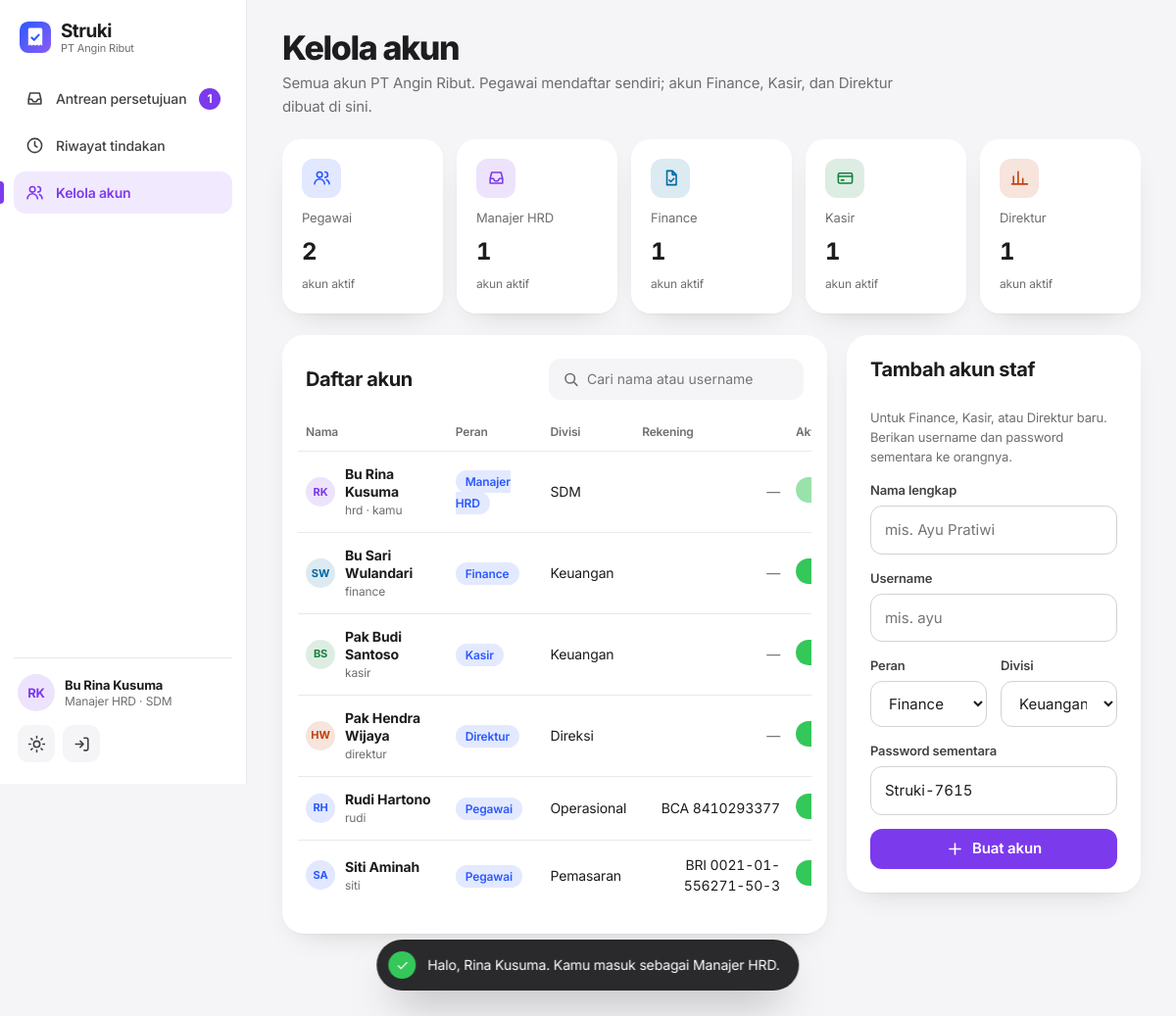
/akun.php (signed in), run on the app's committed database.
### tables this page shows
CREATE TABLE users (
  id           INT AUTO_INCREMENT PRIMARY KEY,
  username     VARCHAR(30)  NOT NULL UNIQUE,
  password     VARCHAR(255) NOT NULL,
  nama         VARCHAR(100) NOT NULL,
  role         ENUM('pegawai','hrd','finance','kasir','direktur') NOT NULL DEFAULT 'pegawai',
  divisi       VARCHAR(50)  NOT NULL,
  bank         VARCHAR(30)  NULL,
  no_rekening  VARCHAR(30)  NULL,
  aktif        TINYINT(1)   NOT NULL DEFAULT 1,
  created_at   TIMESTAMP DEFAULT CURRENT_TIMESTAMP
);

### akun.php (the view, shortened to what this page needs)
<?php
require 'config.php';
require 'partials/list.php';
$u = require_role('hrd');
$form = ['nama' => '', 'username' => '', 'role' => 'finance', 'divisi' => 'Keuangan'];
$peran_staf = ['finance', 'kasir', 'direktur', 'hrd'];
$cari = trim($_GET['q'] ?? '');
$sql = 'SELECT * FROM users' . ($cari !== '' ? ' WHERE nama LIKE ? OR username LIKE ?' : '') . " ORDER BY FIELD(role,'hrd','finance','kasir','direktur','pegawai'), nama";
$st = $pdo->prepare($sql);
$st->execute($cari !== '' ? ["%$cari%", "%$cari%"] : []);
$akun = $st->fetchAll();
$hitung = $pdo->query("SELECT role, COUNT(*) n FROM users WHERE aktif = 1 GROUP BY role")->fetchAll(PDO::FETCH_KEY_PAIR);
$warna = ['pegawai' => '#2B59FF', 'hrd' => '#7C3AED', 'finance' => '#0369A1', 'kasir' => '#15803D', 'direktur' => '#C2410C'];
$pw_saran = 'Struki-' . random_int(1000, 9999);
include 'partials/header.php';
?>
<div class="page-head"><div><h1>Kelola akun</h1><p>Semua akun <?= APP_COMPANY ?>. Pegawai mendaftar sendiri; akun Finance, Kasir, dan Direktur dibuat di sini.</p></div></div>
<div class="tiles five">
  <?php foreach (ROLES as $k => $lbl): ?>
    <?= tile($lbl, (int)($hitung[$k] ?? 0), 'akun aktif', $k === 'pegawai' ? 'users' : ($k === 'direktur' ? 'chart' : ($k === 'kasir' ? 'card' : ($k === 'finance' ? 'docok' : 'inbox'))), $warna[$k]) ?>
  <?php endforeach; ?>
</div>
<div class="cols">
  <section class="card grow">
    <div class="card-head">
      <h2>Daftar akun</h2>
      <form method="get" class="search sm"><?= ico('search') ?><input name="q" value="<?= e($cari) ?>" placeholder="Cari nama atau username" aria-label="Cari akun"></form>
    </div>
    <div class="table-wrap">
      <table class="tbl">
        <thead><tr><th>Nama</th><th>Peran</th><th>Divisi</th><th>Rekening</th><th>Aktif</th></tr></thead>
        <tbody>
        <?php foreach ($akun as $a): ?>
          <tr class="<?= $a['aktif'] ? '' : 'off' ?>">
            <td><span class="who-cell"><span class="avatar sm r-<?= e($a['role']) ?>"><?= e(inisial($a['nama'])) ?></span><span><b><?= e($a['nama']) ?></b><small><?= e($a['username']) ?><?= (int)$a['id'] === (int)$u['id'] ? ' · kamu' : '' ?></small></span></span></td>
            <td><span class="role-tag r-<?= e($a['role']) ?>"><?= e(ROLES[$a['role']]) ?></span></td>
            <td><?= e($a['divisi']) ?></td>
            <td class="num"><?= $a['no_rekening'] ? e($a['bank'] . ' ' . $a['no_rekening']) : '<span class="muted">—</span>' ?></td>
            <td>
              <form method="post"><?= csrf_field() ?><input type="hidden" name="aksi" value="toggle"><input type="hidden" name="id" value="<?= (int)$a['id'] ?>">
                <button class="switch<?= $a['aktif'] ? ' on' : '' ?>" role="switch" aria-checked="<?= $a['aktif'] ? 'true' : 'false' ?>" aria-label="Akun <?= e($a['nama']) ?> aktif"<?= (int)$a['id'] === (int)$u['id'] ? ' disabled' : '' ?>><i></i></button>
              </form>
            </td>
          </tr>
        <?php endforeach; ?>
        </tbody>
      </table>
    </div>
  </section>
  <form class="card side-col form-card" method="post" novalidate>
    <h2 class="h-md">Tambah akun staf</h2>
    <p class="muted small">Untuk Finance, Kasir, atau Direktur baru. Berikan username dan password sementara ke orangnya.</p>
    <label class="field"><span>Nama lengkap</span><input name="nama" value="<?= e($form['nama']) ?>" placeholder="mis. Ayu Pratiwi" required></label>
    <label class="field"><span>Username</span><input name="username" value="<?= e($form['username']) ?>" placeholder="mis. ayu" required></label>
    <div class="grid2">
      <label class="field"><span>Peran</span><select name="role">
        <?php foreach ($peran_staf as $r): ?><option value="<?= $r ?>" <?= $form['role'] === $r ? 'selected' : '' ?>><?= ROLES[$r] ?></option><?php endforeach; ?></select></label>
      <label class="field"><span>Divisi</span><select name="divisi">
        <?php foreach (array_merge(['Keuangan', 'Direksi'], array_diff(DIVISI, ['Keuangan'])) as $d): ?><option <?= $form['divisi'] === $d ? 'selected' : '' ?>><?= e($d) ?></option><?php endforeach; ?></select></label>
    </div>
    <label class="field"><span>Password sementara</span><input name="password" value="<?= e($pw_saran) ?>" class="num" required></label>
    <button class="btn primary block role-bg" type="submit"><?= ico('plus') ?>Buat akun</button>
  </form>
</div>
<?php include 'partials/footer.php'; ?>

### partials/header.php (shortened to what this page needs)
<?php
require_once __DIR__ . '/logo.php';
$_hu = me();
$_hf = flash();
$_hal_aktif = basename($_SERVER['PHP_SELF']);
$_hv = $_GET['v'] ?? '';
$publik = $publik ?? false;
$n_antrean = 0;
if ($_hu && isset(ANTREAN[$_hu['role']])) {
    $_hq = $pdo->prepare('SELECT COUNT(*) FROM claims WHERE status = ?');
    $_hq->execute([ANTREAN[$_hu['role']]]);
    $n_antrean = (int)$_hq->fetchColumn();
}
$menu = [];
if ($_hu) {
    $_hdi = fn($file, $vv = '') => $_hal_aktif === $file && $_hv === $vv;
    switch ($_hu['role']) {
        case 'hrd':
            $menu = [
                ['dashboard.php', 'Antrean persetujuan', 'inbox', $_hdi('dashboard.php') || $_hal_aktif === 'detail.php', $n_antrean],
                ['dashboard.php?v=riwayat', 'Riwayat tindakan', 'clock', $_hdi('dashboard.php', 'riwayat'), 0],
                ['akun.php', 'Kelola akun', 'users', $_hal_aktif === 'akun.php', 0],
            ];
            break;
    }
}
$shell = $_hu && !$publik;
?>
<!doctype html>
<html lang="id">
<head>
<link rel="stylesheet" href="assets/style.css?v=20">
</head>
<body class="<?= e(trim(($body_class ?? '') . ($_hu ? ' role-' . $_hu['role'] : ''))) ?>">
<?php if ($shell): ?>
<div class="app">
  <aside class="side" id="side">
    <div class="side-top">
      <?= logo(beranda_peran($_hu['role'])) ?>
    </div>
    <nav class="side-nav" id="sideNav" aria-label="Menu <?= e(ROLES[$_hu['role']]) ?>">
      <?php foreach ($menu as [$href, $label, $ic, $on, $badge]): ?>
        <a class="nav-item<?= $on ? ' on' : '' ?>" href="<?= $href ?>"<?= $on ? ' aria-current="page"' : '' ?>><?= ico($ic) ?><span><?= e($label) ?></span><?= $badge ? '<b class="nav-badge">' . $badge . '</b>' : '' ?></a>
      <?php endforeach; ?>
      <div class="side-foot">
        <div class="me">
          <span class="avatar r-<?= e($_hu['role']) ?>"><?= e(inisial($_hu['nama'])) ?></span>
          <span class="me-txt"><b><?= e($_hu['nama']) ?></b><small><?= e(ROLES[$_hu['role']]) ?> · <?= e($_hu['divisi']) ?></small></span>
        </div>
        <div class="side-actions">
          <button class="icon-btn theme-toggle" type="button" aria-label="Ganti tema terang/gelap" title="Tema"><?= ico('sun', 'i-sun') . ico('moon', 'i-moon') ?></button>
          <a class="icon-btn" href="logout.php" aria-label="Keluar" title="Keluar"><?= ico('out') ?></a>
        </div>
      </div>
    </nav>
  </aside>
  <main class="main" id="isi">
<?php else: ?>
  <main id="isi">
<?php endif; ?>
<?php if ($_hf): ?>
  <div class="toast t-<?= e($_hf['type']) ?>" role="status" data-extra="<?= e($_hf['extra'] ?? '') ?>">
    <span class="toast-ico"><?= ico($_hf['type'] === 'err' ? 'x' : 'check') ?></span>
    <span><?= e($_hf['msg']) ?></span>
  </div>
<?php endif; ?>

### partials/list.php (shortened to what this page needs)
<?php
function tile($label, $nilai, $sub, $ikon, $warna, $type = '', $lead = false, $suffix = '') {
    $angka = ($type === 'rp' ? rp($nilai) : ($type === 'dec' ? number_format((float)$nilai, 1, ',', '.') : (string)$nilai)) . $suffix;
    return '<div class="tile' . ($lead ? ' lead' : '') . '" style="--c:' . $warna . '">'
         . '<span class="tile-ico">' . ico($ikon) . '</span>'
         . '<span class="tile-lbl">' . e($label) . '</span>'
         . '<b class="tile-v" ' . (is_numeric($nilai) ? 'data-count="' . (float)$nilai . '" data-type="' . $type . '" data-suffix="' . e($suffix) . '"' : '') . '>' . e($angka) . '</b>'
         . '<small>' . e($sub) . '</small></div>';
}

### data on the page
users: nama "RK", nama "Bu Rina Kusuma", role "Manajer HRD", divisi "SDM", username "hrd", shows "· kamu"
users: id "2", aktif "1", nama "SW", nama "Bu Sari Wulandari", username "finance", role "Finance", divisi "Keuangan"
users: nama "BS", nama "Pak Budi Santoso", username "kasir", role "Kasir", divisi "Keuangan"
users: nama "HW", nama "Pak Hendra Wijaya", username "direktur", role "Direktur", divisi "Direksi"
users: nama "RH", nama "Rudi Hartono", username "rudi", role "Pegawai", divisi "Operasional", bank+no_rekening "BCA 8410293377"
users: nama "SA", nama "Siti Aminah", username "siti", role "Pegawai", divisi "Pemasaran", bank+no_rekening "BRI 0021-01-556271-50-3"

### other printed values
APP_COMPANY "PT Angin Ribut"
$label "Antrean persetujuan"
$badge "1"
$label "Riwayat tindakan"
$label "Kelola akun"
$_hf['msg'] "Halo, Rina Kusuma. Kamu masuk sebagai Manajer HRD."
$label "Pegawai"
$label "Manajer HRD"
$label "Finance"
$label "Kasir"
$label "Direktur"
form field divisi "Keuangan"
